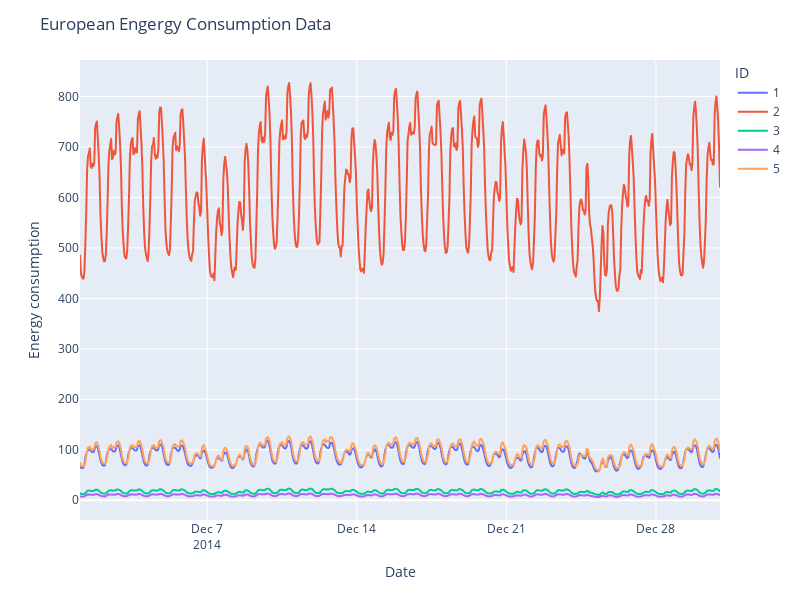

Notebook code cell kept with this figure:
### Code cell
# data loading
df = pd.read_csv('dataset/ER_Europe_subset_10nodes.csv')
display(df.head())
display(df.tail())

df['ds'] = pd.to_datetime(df['ds'])
df['ID'] = df['ID'].astype(str)
IDs = df['ID'].unique()
# print(IDs)

df = df[df["ds"] > "2013-12-31"]

# plot dataset
fig = px.line(df[(df['ds'] > "2014-12-01") & (df['ds'] <= "2014-12-31")], x='ds', y='y', color='ID')
fig.update_layout(title='European Engergy Consumption Data', xaxis_title='Date', yaxis_title='Energy consumption', legend_title='ID', width=800, height=600)
fig.show()

### Figure 1 — Plotly figure (JSON) as saved in the notebook; plotly's stock layout.template omitted (floating-point values rounded to 4 significant figures; data arrays with more than 128 entries replaced by an {"elided": "..."} marker saying what was removed)
{"data": [{"hovertemplate": "ID=1<br>ds=%{x}<br>y=%{y}<extra></extra>", "legendgroup": "1", "line": {"color": "#636efa", "dash": "solid"}, "marker": {"symbol": "circle"}, "mode": "lines", "name": "1", "showlegend": true, "type": "scattergl", "x": {"elided": "720 str values"}, "xaxis": "x", "y": {"elided": "720 float values"}, "yaxis": "y"}, {"hovertemplate": "ID=2<br>ds=%{x}<br>y=%{y}<extra></extra>", "legendgroup": "2", "line": {"color": "#EF553B", "dash": "solid"}, "marker": {"symbol": "circle"}, "mode": "lines", "name": "2", "showlegend": true, "type": "scattergl", "x": {"elided": "720 str values"}, "xaxis": "x", "y": {"elided": "720 float values"}, "yaxis": "y"}, {"hovertemplate": "ID=3<br>ds=%{x}<br>y=%{y}<extra></extra>", "legendgroup": "3", "line": {"color": "#00cc96", "dash": "solid"}, "marker": {"symbol": "circle"}, "mode": "lines", "name": "3", "showlegend": true, "type": "scattergl", "x": {"elided": "720 str values"}, "xaxis": "x", "y": {"elided": "720 float values"}, "yaxis": "y"}, {"hovertemplate": "ID=4<br>ds=%{x}<br>y=%{y}<extra></extra>", "legendgroup": "4", "line": {"color": "#ab63fa", "dash": "solid"}, "marker": {"symbol": "circle"}, "mode": "lines", "name": "4", "showlegend": true, "type": "scattergl", "x": {"elided": "720 str values"}, "xaxis": "x", "y": {"elided": "720 float values"}, "yaxis": "y"}, {"hovertemplate": "ID=5<br>ds=%{x}<br>y=%{y}<extra></extra>", "legendgroup": "5", "line": {"color": "#FFA15A", "dash": "solid"}, "marker": {"symbol": "circle"}, "mode": "lines", "name": "5", "showlegend": true, "type": "scattergl", "x": {"elided": "720 str values"}, "xaxis": "x", "y": {"elided": "720 float values"}, "yaxis": "y"}], "layout": {"height": 600, "legend": {"title": {"text": "ID"}, "tracegroupgap": 0}, "margin": {"t": 60}, "title": {"text": "European Engergy Consumption Data"}, "width": 800, "xaxis": {"anchor": "y", "domain": [0, 1], "title": {"text": "Date"}}, "yaxis": {"anchor": "x", "domain": [0, 1], "title": {"text": "Energy consumption"}}}}
